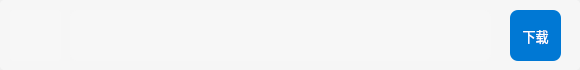
<?xml version="1.0" encoding="UTF-8"?>
<ui version="4.0">
 <class>MCSL2_SubWidget_ScrollArea_Download</class>
 <widget class="QWidget" name="MCSL2_SubWidget_ScrollArea_Download">
  <property name="geometry">
   <rect>
    <x>0</x>
    <y>0</y>
    <width>580</width>
    <height>70</height>
   </rect>
  </property>
  <property name="windowTitle">
   <string>MCSL 2</string>
  </property>
  <widget class="QWidget" name="MCSL2_SubWidget_Download" native="true">
   <property name="geometry">
    <rect>
     <x>0</x>
     <y>0</y>
     <width>580</width>
     <height>70</height>
    </rect>
   </property>
   <property name="styleSheet">
    <string notr="true">QWidget
{
	border-radius: 4px;
	background-color: rgba(247, 247, 247, 247)
}</string>
   </property>
   <widget class="QWidget" name="IntroductionWidget" native="true">
    <property name="geometry">
     <rect>
      <x>70</x>
      <y>10</y>
      <width>421</width>
      <height>51</height>
     </rect>
    </property>
    <property name="font">
     <font>
      <family>Microsoft YaHei UI</family>
      <pointsize>10</pointsize>
     </font>
    </property>
    <property name="styleSheet">
     <string notr="true">QWidget
{
	background-color: rgb(247, 247, 247);
	border-radius: 8px
}</string>
    </property>
   </widget>
   <widget class="QPushButton" name="Download_PushButton">
    <property name="geometry">
     <rect>
      <x>510</x>
      <y>10</y>
      <width>51</width>
      <height>51</height>
     </rect>
    </property>
    <property name="font">
     <font>
      <family>Microsoft YaHei UI</family>
      <pointsize>10</pointsize>
     </font>
    </property>
    <property name="cursor">
     <cursorShape>PointingHandCursor</cursorShape>
    </property>
    <property name="styleSheet">
     <string notr="true">QPushButton
{
	background-color: rgb(0, 120, 212);
	border-radius: 8px;
	color: rgb(255, 255, 255);
}
QPushButton:hover
{
    background-color: rgb(0, 110, 212);
	border-radius: 8px;
    color: rgb(255, 255, 255);
}
QPushButton:pressed
{
    background-color: rgb(0, 100, 212);
	border-radius: 8px;
    color: rgb(255, 255, 255);
}</string>
    </property>
    <property name="text">
     <string>下载</string>
    </property>
    <property name="flat">
     <bool>false</bool>
    </property>
   </widget>
   <widget class="QWidget" name="GraphWidget" native="true">
    <property name="geometry">
     <rect>
      <x>10</x>
      <y>10</y>
      <width>51</width>
      <height>51</height>
     </rect>
    </property>
    <property name="styleSheet">
     <string notr="true">QWidget{
	background-color: rgb(247, 247, 247);
	border-radius: 4px;
}</string>
    </property>
   </widget>
  </widget>
 </widget>
 <resources>
  <include location="MCSL2_Icon.qrc"/>
 </resources>
 <connections/>
</ui>
